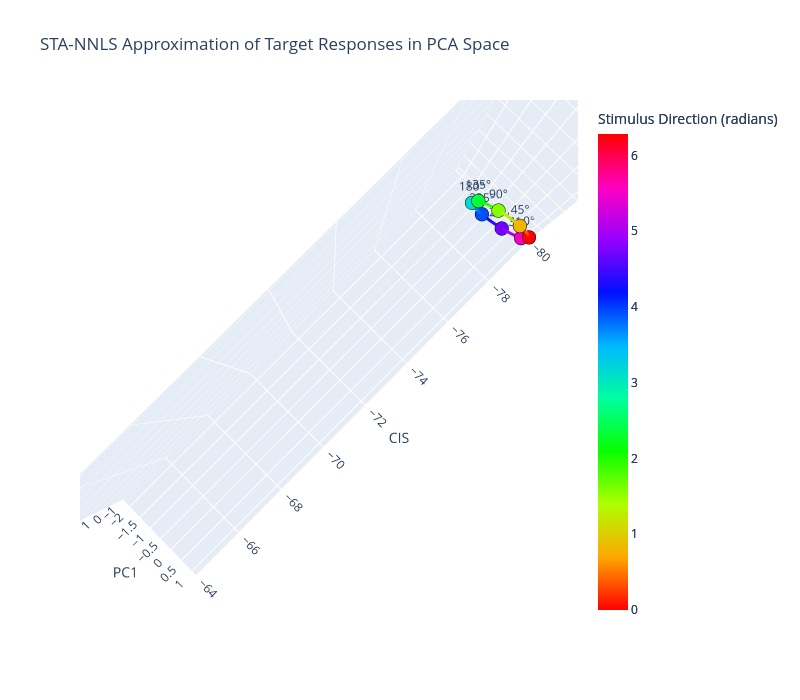

Here is the notebook cell this chart was saved with:
### Code cell
approx = []
for target_idx in [0, 1, 2, 3, 4, 5, 6, 7]:
    target_response = mouse.avg_vectors[target_idx]
    weights, error = controller.compute_stimulus(sta_single_pulse, target_response)
    print(f'direction         : {np.rad2deg(mouse.theta[target_idx]):.0f}°')
    print(f'#active weights   : {(weights > 1e-8).sum()} / {weights.size}')
    print(f'residual ‖·‖₂     : {error:.4f}')
    print(f'target mean rate  : {target_response.mean():.3f}')
    print(f'achieved mean rate: {(sta_single_pulse @ weights).mean():3f}')
    approx.append(sta_single_pulse @ weights @ mouse.proj)  # project the achieved response into the same PCA space for visualization

fig = mouse.plot_avg_proj()
fig.add_trace(go.Scatter3d(
    x=np.array(approx)[:, 0], y=np.array(approx)[:, 1], z=np.array(approx)[:, 2],
    mode='markers',
    marker=dict(
        size=6,
        color=mouse.theta,
        colorscale='HSV',
        cmin=0, cmax=2*np.pi,
        colorbar=dict(title='Stimulus Direction (radians)'),
        line=dict(color='black', width=1),
        showscale=True,
    ),
    text=[f'Approx {int(np.rad2deg(t))}°' for t in mouse.theta],
    textposition='bottom center',
    showlegend=False,
))
fig.update_layout(
    title='STA-NNLS Approximation of Target Responses in PCA Space',
    scene=dict(
        xaxis_title='CIS', yaxis_title='PC1', zaxis_title='PC2',
        aspectmode='data',
        # camera=dict(eye=dict(x=0.1, y=0.1, z=2.2)),  # top-down on the ring plane
    ),
)  

fig.show()

### Figure 1 — Plotly figure (JSON) as saved in the notebook; plotly's stock layout.template omitted (floating-point values rounded to 4 significant figures; data arrays with more than 128 entries replaced by an {"elided": "..."} marker saying what was removed)
{"data": [{"hoverinfo": "skip", "line": {"color": {"elided": "256 float values"}, "colorscale": [[0, "#ff0000"], [0.1111, "#ffa700"], [0.2222, "#afff00"], [0.3333, "#08ff00"], [0.4444, "#00ff9f"], [0.5556, "#00b7ff"], [0.6667, "#0010ff"], [0.7778, "#9700ff"], [0.8889, "#ff00bf"], [1, "#ff0000"]], "width": 6}, "mode": "lines", "showlegend": false, "type": "scatter3d", "x": {"elided": "256 float values"}, "y": {"elided": "256 float values"}, "z": {"elided": "256 float values"}}, {"marker": {"cmax": 6.283, "cmin": 0, "color": [0.0, 0.7854, 1.571, 2.356, 3.142, 3.927, 4.712, 5.498], "colorbar": {"title": {"text": "Stimulus Direction (radians)"}}, "colorscale": [[0, "#ff0000"], [0.1111, "#ffa700"], [0.2222, "#afff00"], [0.3333, "#08ff00"], [0.4444, "#00ff9f"], [0.5556, "#00b7ff"], [0.6667, "#0010ff"], [0.7778, "#9700ff"], [0.8889, "#ff00bf"], [1, "#ff0000"]], "line": {"color": "black", "width": 1}, "showscale": true, "size": 8}, "mode": "markers+text", "showlegend": false, "text": ["0°", "45°", "90°", "135°", "180°", "225°", "270°", "315°"], "textposition": "top center", "type": "scatter3d", "x": [-79.54, -79.37, -79.21, -79.14, -79.21, -79.37, -79.54, -79.6], "y": [1.059, 0.582, -0.2364, -0.9163, -1.059, -0.582, 0.2364, 0.9163], "z": [0.2083, 0.7491, 0.8511, 0.4545, -0.2083, -0.7491, -0.8511, -0.4545]}, {"marker": {"cmax": 6.283, "cmin": 0, "color": [0.0, 0.7854, 1.571, 2.356, 3.142, 3.927, 4.712, 5.498], "colorbar": {"title": {"text": "Stimulus Direction (radians)"}}, "colorscale": [[0, "#ff0000"], [0.1111, "#ffa700"], [0.2222, "#afff00"], [0.3333, "#08ff00"], [0.4444, "#00ff9f"], [0.5556, "#00b7ff"], [0.6667, "#0010ff"], [0.7778, "#9700ff"], [0.8889, "#ff00bf"], [1, "#ff0000"]], "line": {"color": "black", "width": 1}, "showscale": true, "size": 6}, "mode": "markers", "showlegend": false, "text": ["Approx 0°", "Approx 45°", "Approx 90°", "Approx 135°", "Approx 180°", "Approx 225°", "Approx 270°", "Approx 315°"], "textposition": "bottom center", "type": "scatter3d", "x": [-64.71, -64.63, -64.53, -64.46, -64.46, -64.53, -64.64, -64.71], "y": [-1.906, -1.962, -2.059, -2.18, -2.215, -2.142, -2.012, -1.925], "z": [6.91, 6.983, 6.989, 6.909, 6.807, 6.741, 6.751, 6.82]}], "layout": {"height": 700, "scene": {"aspectmode": "data", "camera": {"eye": {"x": 0.1, "y": 0.1, "z": 2.2}}, "xaxis": {"title": {"text": "CIS"}}, "yaxis": {"title": {"text": "PC1"}}, "zaxis": {"title": {"text": "PC2"}}}, "title": {"text": "STA-NNLS Approximation of Target Responses in PCA Space"}, "width": 800}}
